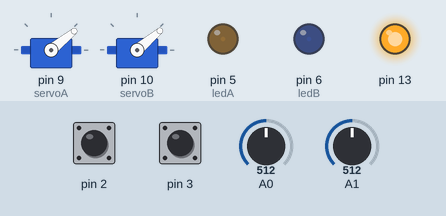
Simulated run of this sketch. Board: Arduino Uno, built with avr-gcc and run on an emulated ATmega328P. Parts: 2 × servo, output pins drawn as LEDs (lit = HIGH). The inputs (shaded band) are chosen by the test bench; at power-on: pin 2 HIGH, pin 3 HIGH, A0 = 512, A1 = 512. EEPROM starts erased; what the sketch prints to the serial monitor is not drawn.

Above: at 1.2 s.
1.3 s: pin 2 pulled LOW for 0.15 s
At 2.5 s:
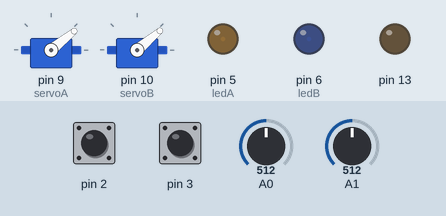
2.9 s: pin 3 pulled LOW for 0.15 s
At 4.1 s:
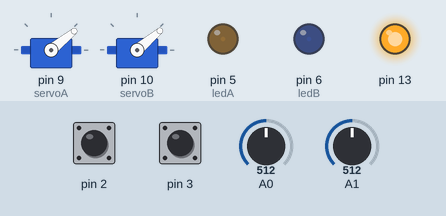
4.5 s: pin 2 pulled LOW for 1 s
At 5.5 s:
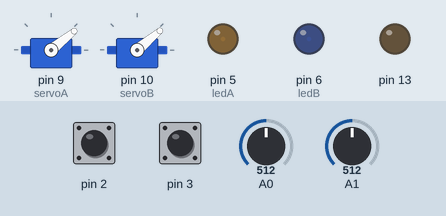
Timing chart, 0 to 7.5 s (numbered marks = the images above; inputs shaded):
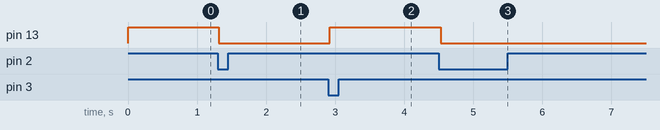

Measured:
- after the input at 1.3 s, pin 13: HIGH → LOW at once
- after the input at 2.9 s, pin 13: LOW → HIGH at once
- after the input at 4.5 s, pin 13: HIGH → LOW at once

The sketch:

MWB.ino
```cpp
////////////////////////////////////////////////////////////////////////////////
//                     *** Moving Wall Box Arduino Code ***                   //
//                                                                            //
// This programm should be used together with the MWB controller and an       //
// Arduino Uno > Rev.3.                                                       //
//									      //
//                            Andreas Genewsky (2015)                         //
//              Max-Planck Institute for Psychiatry, Munich, Germany          //
////////////////////////////////////////////////////////////////////////////////

////////////////////////////////////////////////////////////////////////////////
// MIT License                                                                //
//                                                                            //
// Copyright (c) [2015] [Andreas Genewsky]                                    //
//                                                                            //
// Permission is hereby granted, free of charge, to any person obtaining a    //
// copy of this software and associated documentation files (the "Software"), //
// to deal in the Software without restriction, including without limitation  //
// the rights to use, copy, modify, merge, publish, distribute, sublicense,   //
// and/or sell copies of the Software, and to permit persons to whom the      //
// Software is furnished to do so, subject to the following conditions:       //
//                                                                            //
// The above copyright notice and this permission notice shall be included    //
// in all copies or substantial portions of the Software.                     //
//                                                                            //
// THE SOFTWARE IS PROVIDED "AS IS", WITHOUT WARRANTY OF ANY KIND, EXPRESS OR //
// IMPLIED, INCLUDING BUT NOT LIMITED TO THE WARRANTIES OF MERCHANTABILITY,   //
// FITNESS FOR A PARTICULAR PURPOSE AND NONINFRINGEMENT. IN NO EVENT SHALL    //
// THE AUTHORS OR COPYRIGHT HOLDERS BE LIABLE FOR ANY CLAIM, DAMAGES OR OTHER //
// LIABILITY, WHETHER IN AN ACTION OF CONTRACT, TORT OR OTHERWISE, ARISING    //
// FROM, OUT OF OR IN CONNECTION WITH THE SOFTWARE OR THE USE OR OTHER        //
// DEALINGS IN THE SOFTWARE.                                                  //
////////////////////////////////////////////////////////////////////////////////

#include <Servo.h>
#include <EEPROM.h>
#include "EEPROMAnything.h"


#define INPUT_SIZE 4

Servo servoA;
Servo servoB;
int bright = 255;
int dim = 1;
float weightA = 0.0;
float weightB = 0.0;
float weightA_old = 0.0;
float weightB_old = 0.0;
int servoA_cmd = 1;
int servoB_cmd = 1;
int servo_addr = 0;
volatile int running_var = HIGH;
int ledA = 5;
int ledB = 6;
// the following Servo MIN/MAx values have to be determined empirically,
// and are different for every construction
const int servoA_min = 2148;
const int servoA_max = 949;
const int servoB_min = 958;
const int servoB_max = 2120;
const int backward_increment = 5;
const int forward_increment = 2;

struct config_t
{
   int A;
   int B;
};
struct config_t servo_pos;


void setup()
{
	pinMode(2, INPUT_PULLUP);
	pinMode(3, INPUT_PULLUP);
	pinMode(ledA,OUTPUT);
	pinMode(ledB,OUTPUT);
	analogWrite(ledA, dim);
	analogWrite(ledB, dim);
	pinMode(13, OUTPUT);
	Serial.begin(115200);
	servoA.attach(9);
	servoB.attach(10);
	EEPROM_readAnything(servo_addr,servo_pos);
	servoA.writeMicroseconds(servo_pos.A);
	servoB.writeMicroseconds(servo_pos.B);
}

void loop()
{
	weightA = analogRead(A0);
	weightB = analogRead(A1);
	weightA = 0.5*weightA_old +0.5*weightA;
	weightA_old=weightA;
	weightB = 0.5*weightB_old +0.5*weightB;
	weightB_old=weightB;
	weightA = map(weightA, 0, 1023, 1023, 0);
	weightB = map(weightB, 0, 1023, 1023, 0);

	if (digitalRead(2)==LOW){
		running_var = LOW;
	}

	if (digitalRead(3)==LOW){
		running_var = HIGH;
	}

// Get next command from Serial (add 1 for final 0)

if (Serial.available() > 0) {
	char input[INPUT_SIZE + 1];
	byte size = Serial.readBytes(input, INPUT_SIZE);
	// Add the final 0 to end the C string
	input[size] = 0;

	// Read each command pair
	char* command = strtok(input, ":");

	if (command != 0) //formerly a while loop
	{
    	// Split the command in two values
    	char* separator = strchr(command, '|');
    	if (separator != 0)
    	{
        	// Actually split the string in 2: replace '|' with 0
        	*separator = 0;
        	servoA_cmd = atoi(command);
        	++separator;
        	servoB_cmd = atoi(separator);
        	if(servoA_cmd == 2){
        	analogWrite(ledA, bright);
        	analogWrite(ledB, dim);
        	}
        	if(servoB_cmd == 2){
        	analogWrite(ledA, dim);
        	analogWrite(ledB, bright);
        	}
        	if(servoA_cmd == 0){
        	analogWrite(ledA, dim);
        	}
        	if(servoB_cmd == 0){
        	analogWrite(ledB, dim);
        	}

    	}
    	// Find the next command in input string
    	command = strtok(0, "&");
	}
}

	if (running_var == HIGH){
		if(servoA_cmd == 0){ 	//A backwwards
			servo_pos.A = servo_pos.A + backward_increment;
		}
		if(servoB_cmd == 0){
			servo_pos.B = servo_pos.B - backward_increment;
		}
		if(servoA_cmd == 2){	//A forwards
			servo_pos.A = servo_pos.A - forward_increment;
		}
		if(servoB_cmd == 2){
			servo_pos.B = servo_pos.B + forward_increment;
		}
	}
	digitalWrite(13,running_var);
	servo_pos.A = constrain(servo_pos.A, servoA_max, servoA_min);
	servo_pos.B = constrain(servo_pos.B, servoB_min, servoB_max);
	servoA.writeMicroseconds(servo_pos.A);
	servoB.writeMicroseconds(servo_pos.B);
	servo_pos.A = servoA.readMicroseconds();
	servo_pos.B = servoB.readMicroseconds();
	EEPROM_writeAnything(servo_addr, servo_pos);

	Serial.print(int(weightA),DEC);
	Serial.print(",");
	Serial.print(int(weightB),DEC);
	Serial.print(",");
	Serial.print(servo_pos.A,DEC);
	Serial.print(",");
	Serial.print(servo_pos.B,DEC);
	Serial.print(",");
	Serial.print("\n");


//The following code allows Python to controll the Arduino!
servoA_cmd = 1;
servoB_cmd = 1;
delay(25);
}
```

EEPROMAnything.h
```cpp
#include <EEPROM.h>
#include <Arduino.h>  // for type definitions

template <class T> int EEPROM_writeAnything(int ee, const T& value)
{
    const byte* p = (const byte*)(const void*)&value;
    unsigned int i;
    for (i = 0; i < sizeof(value); i++)
          EEPROM.write(ee++, *p++);
    return i;
}

template <class T> int EEPROM_readAnything(int ee, T& value)
{
    byte* p = (byte*)(void*)&value;
    unsigned int i;
    for (i = 0; i < sizeof(value); i++)
          *p++ = EEPROM.read(ee++);
    return i;
}
```
